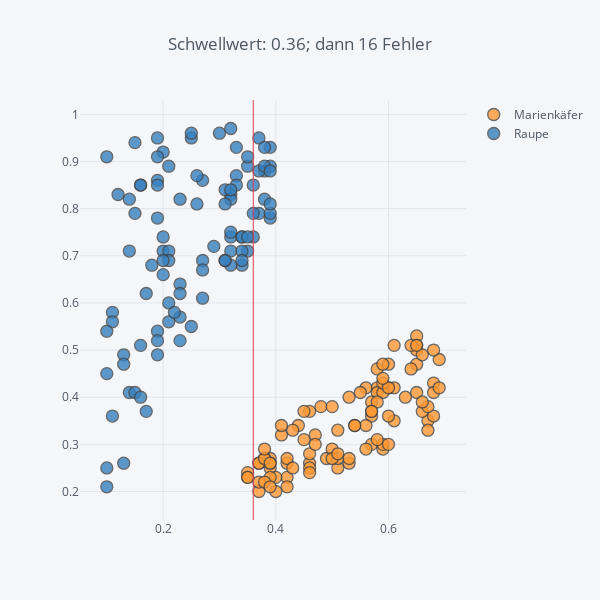

This figure's notebook cell:
### Code cell
schwellWert = 0.36
tree1.manual_split(attribute = 'Breite',  threshold = schwellWert, node_nr = 1)

fehlersumme_raupe = tree1.get_target_distribution(node_nr = 2)['Marienkäfer'] 
fehlersumme_kaefer = tree1.get_target_distribution(node_nr = 3)['Raupe'] 
fehlersumme = fehlersumme_raupe + fehlersumme_kaefer

df_kaefer.iplot('scatter', mode = 'markers',  #layout = square_layout,
                   x = 'Breite',
                   y = 'Länge',
                   categories = 'Insekt',
                   vline=schwellWert, 
                   dimensions=[600,600], 
                   title="Schwellwert: " + str(schwellWert) + "; dann " + str(fehlersumme) + " Fehler"
               )
tree1.print_tree()

### Figure 1 — Plotly figure (JSON) as saved in the notebook; plotly's stock layout.template omitted (floating-point values rounded to 4 significant figures)
{"data": [{"marker": {"color": "rgba(255, 153, 51, 1.0)", "line": {"width": 1.3}, "opacity": 0.8, "size": 12, "symbol": "circle"}, "mode": "markers", "name": "Marienkäfer", "textfont": {"color": "#4D5663"}, "type": "scatter", "x": [0.48, 0.49, 0.58, 0.41, 0.45, 0.58, 0.39, 0.58, 0.68, 0.46, 0.57, 0.68, 0.53, 0.57, 0.42, 0.45, 0.56, 0.65, 0.42, 0.46, 0.44, 0.6, 0.65, 0.42, 0.69, 0.65, 0.41, 0.61, 0.39, 0.43, 0.54, 0.37, 0.59, 0.6, 0.5, 0.39, 0.67, 0.59, 0.65, 0.43, 0.68, 0.51, 0.61, 0.57, 0.6, 0.58, 0.51, 0.51, 0.59, 0.4, 0.46, 0.5, 0.53, 0.47, 0.65, 0.63, 0.46, 0.5, 0.66, 0.37, 0.38, 0.67, 0.39, 0.6, 0.66, 0.67, 0.57, 0.51, 0.59, 0.37, 0.4, 0.35, 0.47, 0.38, 0.37, 0.38, 0.69, 0.59, 0.6, 0.66, 0.64, 0.38, 0.39, 0.58, 0.55, 0.61, 0.59, 0.56, 0.46, 0.35, 0.39, 0.68, 0.54, 0.53, 0.64, 0.35, 0.42, 0.65, 0.57, 0.56], "y": [0.38, 0.27, 0.46, 0.32, 0.31, 0.42, 0.25, 0.41, 0.43, 0.37, 0.39, 0.41, 0.26, 0.36, 0.26, 0.37, 0.42, 0.53, 0.23, 0.26, 0.34, 0.42, 0.51, 0.27, 0.42, 0.41, 0.34, 0.35, 0.27, 0.33, 0.34, 0.2, 0.41, 0.36, 0.38, 0.26, 0.35, 0.43, 0.47, 0.25, 0.36, 0.25, 0.42, 0.3, 0.47, 0.39, 0.33, 0.27, 0.29, 0.23, 0.25, 0.29, 0.27, 0.32, 0.5, 0.4, 0.28, 0.27, 0.37, 0.26, 0.27, 0.38, 0.23, 0.42, 0.39, 0.33, 0.37, 0.28, 0.3, 0.22, 0.2, 0.24, 0.3, 0.22, 0.26, 0.27, 0.48, 0.47, 0.3, 0.49, 0.51, 0.29, 0.26, 0.31, 0.41, 0.51, 0.44, 0.34, 0.24, 0.23, 0.21, 0.5, 0.34, 0.4, 0.46, 0.23, 0.21, 0.51, 0.37, 0.29]}, {"marker": {"color": "rgba(55, 128, 191, 1.0)", "line": {"width": 1.3}, "opacity": 0.8, "size": 12, "symbol": "circle"}, "mode": "markers", "name": "Raupe", "textfont": {"color": "#4D5663"}, "type": "scatter", "x": [0.32, 0.11, 0.32, 0.37, 0.2, 0.1, 0.23, 0.27, 0.15, 0.11, 0.16, 0.11, 0.21, 0.34, 0.31, 0.39, 0.19, 0.21, 0.32, 0.2, 0.27, 0.29, 0.37, 0.33, 0.18, 0.2, 0.15, 0.19, 0.1, 0.35, 0.39, 0.34, 0.34, 0.14, 0.27, 0.25, 0.26, 0.14, 0.25, 0.34, 0.38, 0.13, 0.23, 0.32, 0.19, 0.35, 0.21, 0.21, 0.16, 0.32, 0.39, 0.38, 0.1, 0.27, 0.17, 0.26, 0.37, 0.33, 0.2, 0.33, 0.36, 0.39, 0.32, 0.19, 0.34, 0.19, 0.19, 0.16, 0.38, 0.14, 0.35, 0.31, 0.31, 0.39, 0.13, 0.32, 0.1, 0.36, 0.12, 0.36, 0.17, 0.23, 0.15, 0.21, 0.3, 0.19, 0.16, 0.25, 0.32, 0.2, 0.22, 0.23, 0.13, 0.19, 0.31, 0.35, 0.23, 0.1, 0.39, 0.38], "y": [0.74, 0.58, 0.83, 0.95, 0.71, 0.21, 0.64, 0.61, 0.79, 0.56, 0.85, 0.36, 0.89, 0.68, 0.84, 0.93, 0.86, 0.71, 0.71, 0.74, 0.69, 0.72, 0.79, 0.87, 0.68, 0.66, 0.94, 0.54, 0.25, 0.71, 0.78, 0.74, 0.71, 0.41, 0.67, 0.95, 0.81, 0.82, 0.96, 0.74, 0.88, 0.49, 0.57, 0.97, 0.85, 0.89, 0.69, 0.6, 0.85, 0.82, 0.89, 0.82, 0.45, 0.86, 0.37, 0.87, 0.88, 0.85, 0.92, 0.93, 0.74, 0.79, 0.68, 0.52, 0.69, 0.78, 0.95, 0.51, 0.89, 0.71, 0.91, 0.69, 0.81, 0.88, 0.47, 0.84, 0.91, 0.85, 0.83, 0.79, 0.62, 0.82, 0.41, 0.56, 0.96, 0.49, 0.4, 0.55, 0.75, 0.69, 0.58, 0.52, 0.26, 0.91, 0.69, 0.74, 0.62, 0.54, 0.81, 0.93]}], "layout": {"height": 600, "legend": {"bgcolor": "#F5F6F9", "font": {"color": "#4D5663"}}, "paper_bgcolor": "#F5F6F9", "plot_bgcolor": "#F5F6F9", "shapes": [{"line": {"color": "#db4052", "dash": "solid", "width": 1}, "type": "line", "x0": 0.36, "x1": 0.36, "xref": "x", "y0": 0, "y1": 1, "yref": "paper"}], "title": "Schwellwert: 0.36; dann 16 Fehler", "titlefont": {"color": "#4D5663"}, "width": 600, "xaxis": {"gridcolor": "#E1E5ED", "showgrid": true, "tickfont": {"color": "#4D5663"}, "title": "", "titlefont": {"color": "#4D5663"}, "zerolinecolor": "#E1E5ED"}, "yaxis": {"gridcolor": "#E1E5ED", "showgrid": true, "tickfont": {"color": "#4D5663"}, "title": "", "titlefont": {"color": "#4D5663"}, "zerolinecolor": "#E1E5ED"}}}
